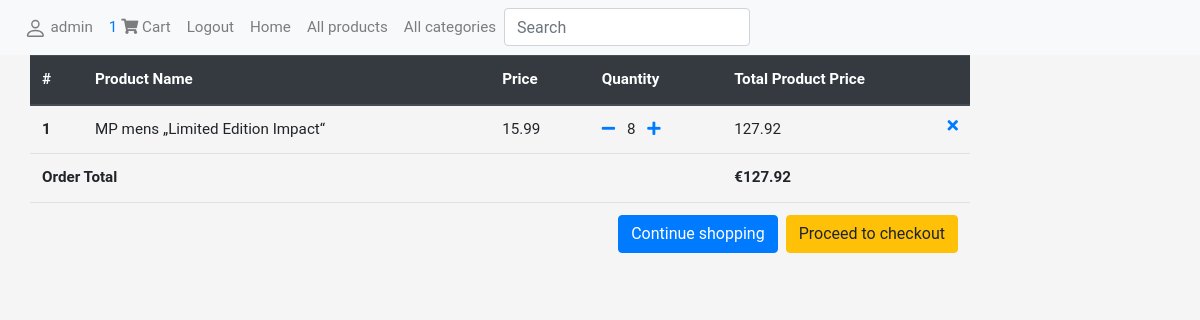
Before: /eshop/order-summary/ (signed in) with the older database file.
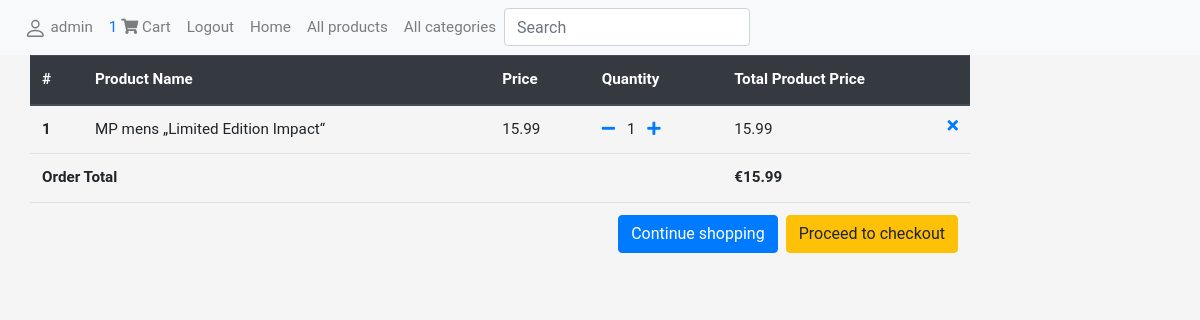
After: the same page with the newer database file.
### eshop/models.py (models this page shows, shortened)
class OrderProduct(models.Model):
    ordered = models.BooleanField(default=False)
    product = models.ForeignKey('Product', on_delete=models.CASCADE)
    quantity = models.IntegerField(default=0)
    order = models.ForeignKey('Order', on_delete=models.CASCADE, null=True)
    def get_total_product_price(self):
        return self.quantity * self.product.price
    def get_final_price(self):
        if self.product.discount_price:
            return self.get_total_discount_product_price()
        else:
            return self.get_total_product_price()

class Product(models.Model):
    name = models.CharField('Name', max_length=200)
    category = models.ForeignKey('Category', on_delete=models.SET_NULL, null=True)
    sub_category = models.ForeignKey('SubCategory', on_delete=models.SET_NULL, null=True)
    description = models.TextField(
        'Description', max_length=1000, help_text='Short description of the product')
    price = models.FloatField('Price', help_text='Price of the product')
    discount_price = models.FloatField(blank=True, null=True)
    picture = models.ImageField('Picture', upload_to='pictures', null=True)
    slug = models.SlugField()

### eshop/views.py (the view)
# urls.py: path('order-summary/', views.OrderSummaryView.as_view(), name='order-summary'),
class OrderSummaryView(LoginRequiredMixin, generic.View):
    def get(self, *args, **kwargs):
        try:
            order = OrderProduct.objects.filter(order__user=self.request.user, ordered=False, order__ordered=False)
            total = 0
            billing_address = BillingAddress.objects.filter(user=self.request.user)
            for order_item in order:
                total += order_item.get_final_price()
            context = {
                'billing_address': billing_address,
                'object': order,
                'total': round(total, 2)  #allows only 2 decimal after dot
            }
            return render(self.request, 'order_summary.html', context)
        except ObjectDoesNotExist:
            messages.warning(self.request, "You do not have an active order")
            return redirect("/")

### eshop/templatetags/cart_template_tags.py (called while the page is built)
@register.filter
def cart_item_count(user):
    if user.is_authenticated:
        qs = OrderProduct.objects.filter(order__user=user, ordered=False, order__ordered=False)
        if qs:
            return qs.count()
    return 0

### eshop/templates/order_summary.html
{% extends "base.html" %}
{% block content %}
<div class="container-fluid justify-content-center">
<table class="table pr-0">
  <thead class="thead-dark">
    <tr>
      <th scope="col">#</th>
      <th scope="col">Product Name</th>
      <th scope="col">Price</th>
      <th scope="col">Quantity</th>
      <th scope="col">Total Product Price</th>
    </tr>
  </thead>
  <tbody>
    {% for order_item in object %}
    <tr>
      <th scope="row">{{ forloop.counter }}</th>
      <td>{{ order_item.product.name }}</td>
      <td>{% if order_item.product.discount_price %}
          {{ order_item.product.discount_price }}
          {% else %}
          {{ order_item.product.price }}
          {% endif %}
      </td>
      <td>
          <a href="{% url 'eshop:remove-from-cart' order_item.product.slug %}" ><i class="fas fa-minus mr-2"></i></a>
          {{ order_item.quantity }}
          <a href="{% url 'eshop:add-to-cart' order_item.product.slug %}"><i class="fas fa-plus ml-2"></i></a></td>
      <td>
          {% if order_item.product.discount_price %}
          {{ order_item.get_total_discount_product_price }}
          <span class="badge badge-info">Saving: €{{ order_item.get_total_savings }}</span>
          {% else %}
          {{ order_item.get_total_product_price }}
          {% endif %}
          <a href="{% url 'eshop:full-remove-from-cart' order_item.product.slug %}"><i class="fas fa-times float-right"></i></a>
      </td>
    </tr>
    {% endfor %}
    {% if total < 0.01 %}
    <tr>
        <td colspan="6">Your cart is empty</td>
    </tr>
    <tr>
        <td colspan="6">
            <a class="btn btn-primary float-right" href="/">Continue shopping</a>
        </td>
    </tr>
    {% else %}
    <tr>
        <td colspan="4"><strong>Order Total</strong></td>
        <td><strong>€{{ total }}</strong></td>
    </tr>
    <tr>
        <td colspan="6">
            {% if not billing_address %}
                <a class="btn btn-warning float-right ml-2" href="{% url 'eshop:checkout' %}">Proceed to checkout</a>
            {% else %}
                <a class="btn btn-warning float-right ml-2" href="{% url 'eshop:process-payment' %}">Proceed to checkout</a>
            {% endif %}
            <a class="btn btn-primary float-right" href="/">Continue shopping</a>
        </td>
    </tr>
    {% endif %}
  </tbody>
</table>
</div>
{% endblock %}

Changed rows visible on the page:
changed OrderProduct "MP mens „Limited Edition Impact“": quantity "8" → "1"; get_total_product_price "127.92" → "15.99"
Other visible differences:
{{ total }}: "127.92" → "15.99"
